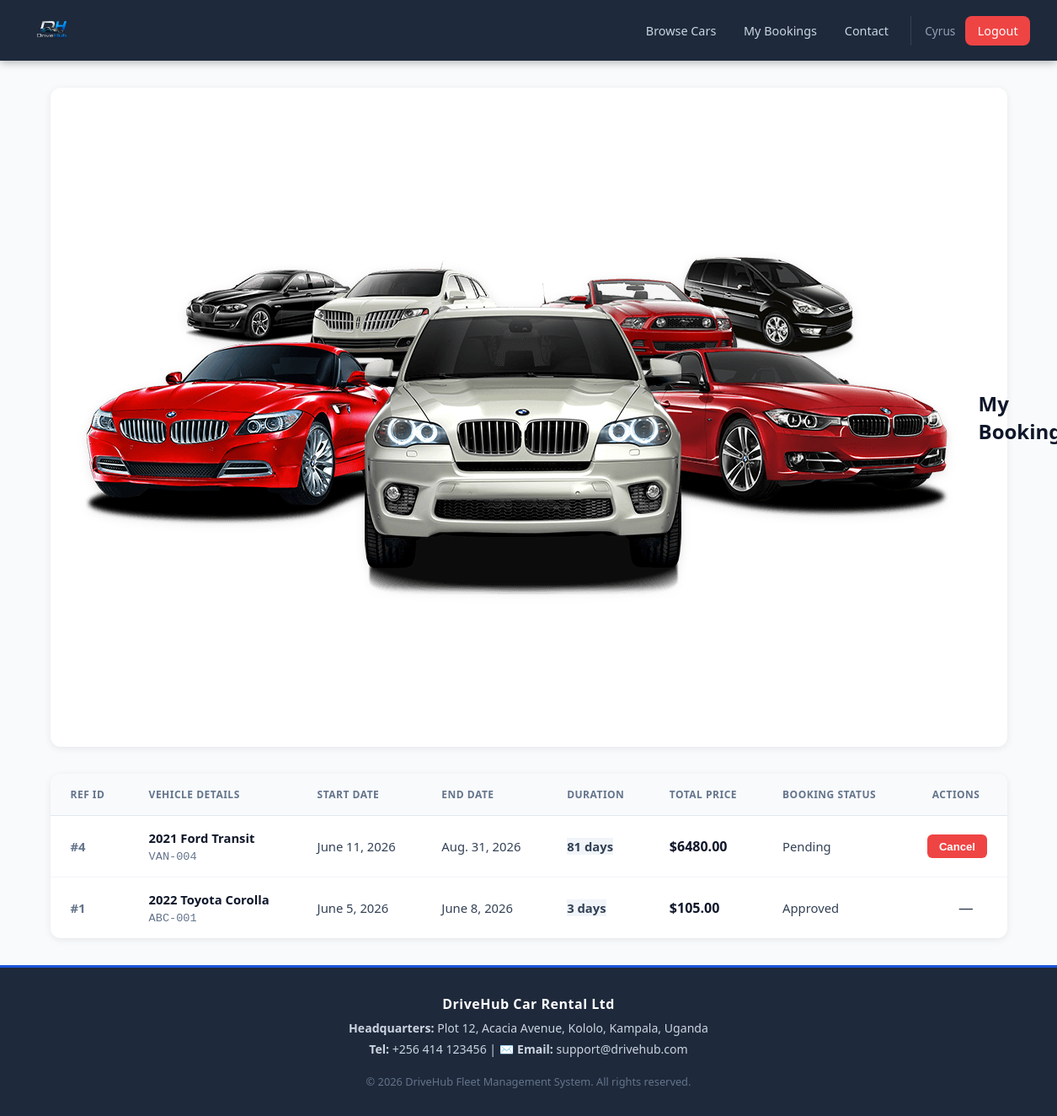
The page /bookings/ (signed in) on the database its author committed.
### rental/models.py (models this page shows, shortened)
class Booking(models.Model):
    STATUS_CHOICES = [
        ('pending', 'Pending'),
        ('approved', 'Approved'),
        ('cancelled', 'Cancelled'),
        ('completed', 'Completed'),
    ]
    user = models.ForeignKey(User, on_delete=models.CASCADE, related_name='bookings')
    car = models.ForeignKey(Car, on_delete=models.CASCADE, related_name='bookings')
    start_date = models.DateField()
    end_date = models.DateField()
    total_price = models.DecimalField(max_digits=10, decimal_places=2, default=0)
    status = models.CharField(max_length=20, choices=STATUS_CHOICES, default='pending')
    notes = models.TextField(blank=True)
    created_at = models.DateTimeField(auto_now_add=True)
    updated_at = models.DateTimeField(auto_now=True)
    def duration_days(self):
        return (self.end_date - self.start_date).days

class Car(models.Model):
    CATEGORY_CHOICES = [
        ('economy', 'Economy'),
        ('compact', 'Compact'),
        ('suv', 'SUV'),
        ('luxury', 'Luxury'),
        ('van', 'Van'),
        ('truck', 'Truck'),
    ]
    STATUS_CHOICES = [
        ('available', 'Available'),
        ('unavailable', 'Unavailable'),
    ]
    make = models.CharField(max_length=100)
    model = models.CharField(max_length=100)
    year = models.PositiveIntegerField()
    category = models.CharField(max_length=20, choices=CATEGORY_CHOICES)
    license_plate = models.CharField(max_length=20, unique=True)
    daily_price = models.DecimalField(max_digits=8, decimal_places=2)
    status = models.CharField(max_length=20, choices=STATUS_CHOICES, default='available')
    seats = models.PositiveIntegerField(default=5)
    transmission = models.CharField(max_length=20, default='Automatic')
    fuel_type = models.CharField(max_length=20, default='Petrol')
    description = models.TextField(blank=True)
    image_url = models.URLField(blank=True)
    created_at = models.DateTimeField(auto_now_add=True)

### rental/views.py (the view)
# urls.py: path('bookings/', views.booking_history, name='booking_history'),
@customer_required
def booking_history(request):
    bookings = Booking.objects.filter(user=request.user).order_by('-created_at')
    return render(request, 'rental/booking_history.html', {'bookings': bookings})

### rental/models.py (called while the page is built)
    def is_admin(self):
        return self.role == 'admin'

### rental/views.py (called while the page is built)
def customer_required(view_func):
    @wraps(view_func)
    @login_required
    def wrapper(request, *args, **kwargs):
        if request.user.is_superuser or request.user.is_staff:
            return redirect('admin_dashboard')
        try:
            if request.user.profile.is_admin():
                return redirect('admin_dashboard')
        except UserProfile.DoesNotExist:
            pass
        return view_func(request, *args, **kwargs)
    return wrapper

### rental/templates/rental/booking_history.html (shortened to what this page needs)
{% extends 'rental/base.html' %}
{% load static %}
{% block content %}
<div class="history-header-box">
    <img src="{% static 'rental/all_bookings.png' %}" alt="My Bookings Icon" class="history-sticker">
    <h1 class="history-title-text">My Bookings</h1>
</div>
{% if bookings %}
<div class="card">
    <div class="card-body" style="padding:0;">
        <table>
            <thead>
                <tr>
                    <th>Ref ID</th>
                    <th>Vehicle Details</th>
                    <th>Start Date</th>
                    <th>End Date</th>
                    <th>Duration</th>
                    <th>Total Price</th>
                    <th>Booking Status</th>
                    <th style="text-align: right; padding-right: 2rem;">Actions</th>
                </tr>
            </thead>
            <tbody>
            {% for booking in bookings %}
            <tr>
                <td data-label="Ref ID" style="font-weight: 600; color: #64748b;">#{{ booking.pk }}</td>
                <td data-label="Vehicle Details">
                    <strong style="color: #0f172a;">{{ booking.car.year }} {{ booking.car.make }} {{ booking.car.model }}</strong><br>
                    <span style="font-family: monospace; font-size: 0.85rem; color: #64748b;">{{ booking.car.license_plate }}</span>
                </td>
                <td data-label="Start Date" style="font-weight: 500;">{{ booking.start_date }}</td>
                <td data-label="End Date" style="font-weight: 500;">{{ booking.end_date }}</td>
                <td data-label="Duration"><span class="badge badge-secondary" style="background:#f1f5f9; color:#334155; font-weight: 600;">{{ booking.duration_days }} days</span></td>
                <td data-label="Total Price" style="font-size: 1rem; color: #0f172a;"><strong>${{ booking.total_price }}</strong></td>
                <td data-label="Booking Status">
                    <span class="badge badge-{{ booking.status }}">{{ booking.get_status_display }}</span>
                </td>
                <td data-label="Actions" style="text-align: right; padding-right: 1.5rem;">
                    {% if booking.status == 'pending' %}
                    <form method="post" action="{% url 'cancel_booking' booking.pk %}" style="display:inline;" onsubmit="return confirm('Are you sure you want to cancel this booking request?');">
                        <button type="submit" class="btn btn-danger btn-sm" style="border-radius: 6px; padding: 0.4rem 0.85rem; font-weight: 600;">Cancel</button>
                    </form>
                    {% else %}
                    <span class="text-muted" style="font-size: 1.1rem; padding-right: 1rem;">—</span>
                    {% endif %}
                </td>
            </tr>
            {% endfor %}
            </tbody>
        </table>
    </div>
</div>
{% endif %}
{% endblock %}

### rental/templates/rental/base.html (shortened to what this page needs)
{% load static %}
<!DOCTYPE html>
<html lang="en">
<head>
</head>
<body>
<nav>
    <a href="{% url 'home' %}" class="nav-brand">
        <img src="{% static 'rental/DHLogo.png' %}" alt="DriveHub Logo" style="height:40px; width:auto; object-fit:contain; display:block;">
    </a>
    <div class="nav-links">
        {% if user.is_authenticated %}
            {% if user.profile.role == 'admin' %}
                <a href="{% url 'admin_dashboard' %}">Dashboard</a>
                <a href="{% url 'admin_bookings' %}">Bookings</a>
                <a href="{% url 'admin_cars' %}">Fleet</a>
                <a href="{% url 'admin_feedback' %}">Feedback</a>
            {% else %}
                <a href="{% url 'car_list' %}">Browse Cars</a>
                <a href="{% url 'booking_history' %}">My Bookings</a>
                <a href="{% url 'contact' %}">Contact</a>
            {% endif %}
            <span class="nav-user">{{ user.first_name|default:user.username }}</span>
            <a href="{% url 'logout' %}" class="btn-danger btn-nav">Logout</a>
        {% else %}
            <a href="{% url 'home' %}">Home</a>
            <a href="{% url 'contact' %}">Contact</a>
            <a href="{% url 'login' %}" class="btn-nav">Login</a>
            <a href="{% url 'register' %}" class="btn-nav" style="background:var(--success)">Register</a>
        {% endif %}
    </div>
</nav>
<main>
    {% block content %}{% endblock %}
</main>
<footer>
    <p class="footer-title">DriveHub Car Rental Ltd</p>
    <p class="footer-meta"><strong>Headquarters:</strong> Plot 12, Acacia Avenue, Kololo, Kampala, Uganda</p>
    <p class="footer-meta"><strong>Tel:</strong> +256 414 123456 | ✉️ <strong>Email:</strong> support@drivehub.com</p>
    <p class="footer-copyright">&copy; {% now "Y" %} DriveHub Fleet Management System. All rights reserved.</p>
</footer>
</body>
</html>

### rental/templates/rental/base.html (style rules this page uses)
*, *::before, *::after { box-sizing: border-box; margin: 0; padding: 0; }
:root { --primary: #1a56db; --primary-dark: #1e40af; --secondary: #f59e0b; --success: #10b981; --danger: #ef4444; --warning: #f59e0b; --info: #3b82f6; --dark: #1e293b; --gray: #64748b; --light: #f8fafc; --border: #e2e8f0; --shadow: 0 2px 8px rgba(0,0,0,.08); --radius: 8px; }
body { font-family: 'Segoe UI', system-ui, sans-serif; background: var(--light); color: var(--dark); min-height: 100vh; display: flex; flex-direction: column; }
nav { background: var(--dark); padding: 0.5rem 2rem; display: flex; align-items: center; justify-content: space-between; position: sticky; top: 0; z-index: 100; box-shadow: 0 2px 10px rgba(0,0,0,.3); }
.nav-brand { display: flex; align-items: center; text-decoration: none; padding: 0.5rem 0; }
.nav-brand img { height: 45px; width: auto; object-fit: contain; }
.nav-links { display: flex; align-items: center; gap: .25rem; }
.nav-links a { color: #cbd5e1; text-decoration: none; padding: .5rem .9rem; border-radius: var(--radius); font-size: .9rem; transition: all .2s; }
.nav-links .btn-nav { background: var(--primary); color: white !important; }
.nav-links .btn-danger { background: var(--danger); }
.nav-user { color: #94a3b8; font-size: .85rem; padding: .5rem; border-left: 1px solid #334155; margin-left: .5rem; padding-left: 1rem; }
main { flex: 1; padding: 2rem; max-width: 1200px; margin: 0 auto; width: 100%; }
footer { background: var(--dark); color: #94a3b8; text-align: center; padding: 2rem 1rem; font-size: .85rem; margin-top: auto; border-top: 3px solid var(--primary); }
.footer-title { font-weight: 700; color: white; margin-bottom: 0.5rem; font-size: 1rem; letter-spacing: 0.5px; }
.footer-meta { font-size: 0.88rem; margin: 0.35rem 0; color: #cbd5e1; }
.footer-copyright { font-size: 0.8rem; margin-top: 1.25rem; color: #64748b; }
.card { background: white; border-radius: var(--radius); box-shadow: var(--shadow); overflow: hidden; }
.card-body { padding: 1.5rem; }
.btn { display: inline-flex; align-items: center; gap: .4rem; padding: .5rem 1.1rem; border-radius: var(--radius); font-size: .9rem; font-weight: 500; cursor: pointer; border: none; text-decoration: none; transition: all .2s; }
.btn-danger { background: var(--danger); color: white; }
.btn-sm { padding: .3rem .7rem; font-size: .82rem; }

### rental/templates/rental/booking_history.html (style rules this page uses)
.history-header-box { display: flex; align-items: center; gap: 1.5rem; background: white; padding: 1rem 1.75rem; border-radius: 12px; box-shadow: var(--shadow); margin-bottom: 2rem; }
.history-sticker { width: auto; object-fit: contain; filter: drop-shadow(0px 3px 6px rgba(0,0,0,0.1)); }
.history-title-text { font-size: 1.5rem; font-weight: 800; color: #0f172a; margin: 0; }
.card { background: white; border-radius: 12px; box-shadow: var(--shadow); overflow: hidden; }
table { width: 100%; border-collapse: collapse; margin: 0; }
th { background: #f8fafc; color: #64748b; font-weight: 700; text-transform: uppercase; font-size: 0.75rem; letter-spacing: 0.5px; padding: 1rem 1.5rem; text-align: left; border-bottom: 1px solid #e2e8f0; }
td { padding: 1rem 1.5rem; border-bottom: 1px solid #f1f5f9; color: #334155; font-size: 0.925rem; vertical-align: middle; }
tr:last-child td { border-bottom: none; }

### rows shown on the page
Booking: pk "4", car.year "2021", car.make "Ford", car.model "Transit", car.license_plate "VAN-004", start_date "June 11, 2026", end_date "Aug. 31, 2026", duration_days "81", total_price "6480.00", status "Pending", shows "Cancel"
Booking: pk "1", car.year "2022", car.make "Toyota", car.model "Corolla", car.license_plate "ABC-001", start_date "June 5, 2026", end_date "June 8, 2026", duration_days "3", total_price "105.00", status "Approved"

### other values the page prints
{{ user.first_name|default:user.username }} "Cyrus"
